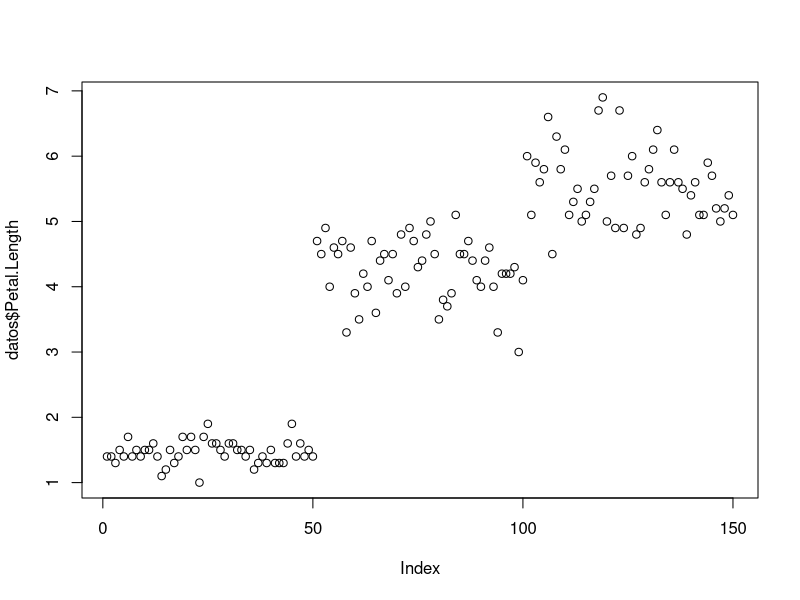
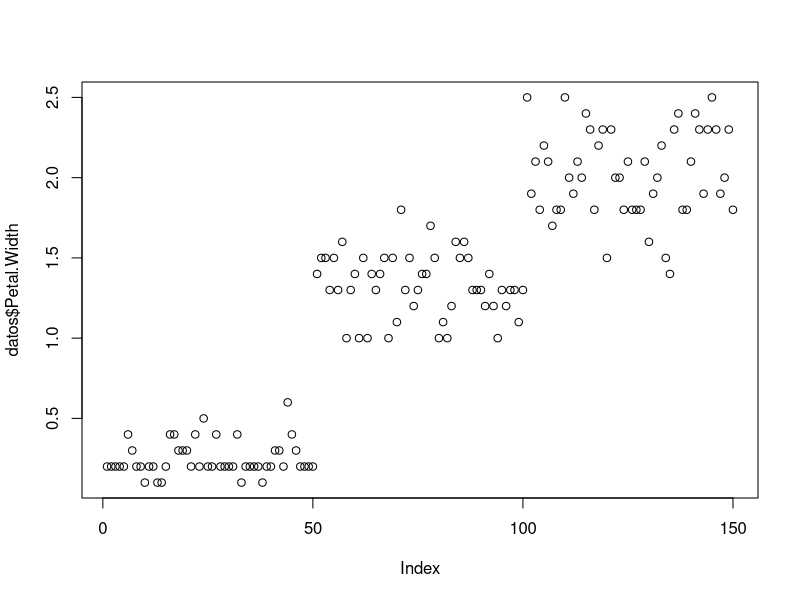
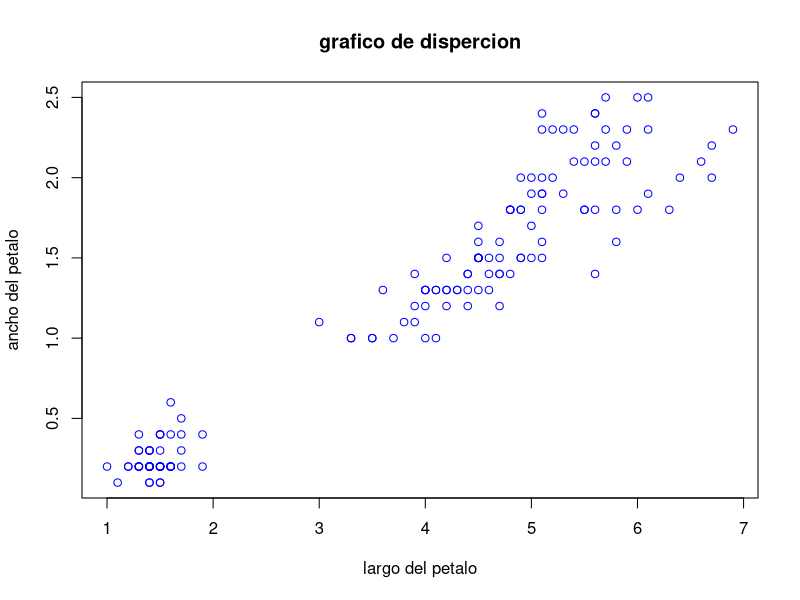
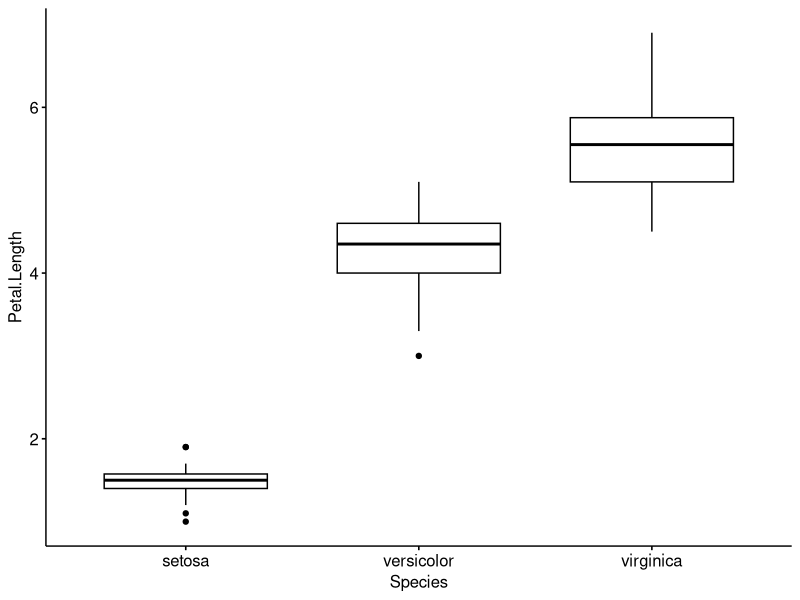
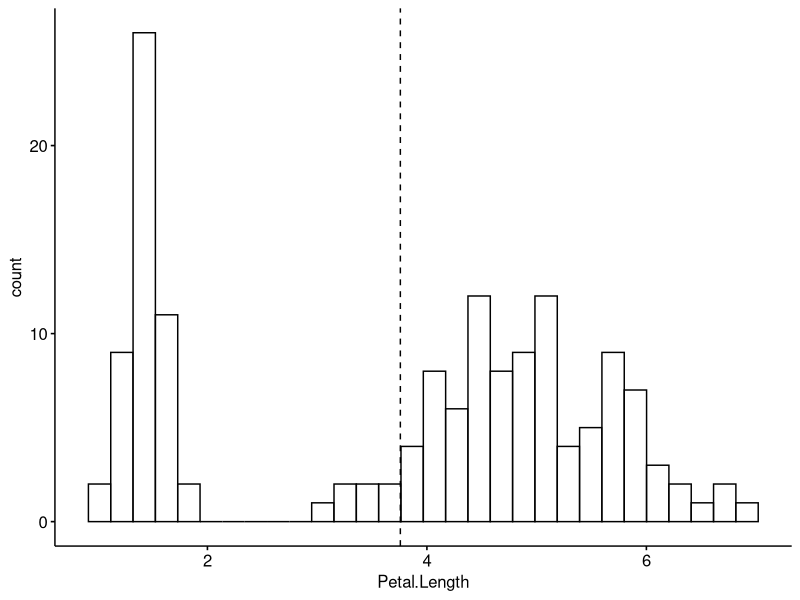
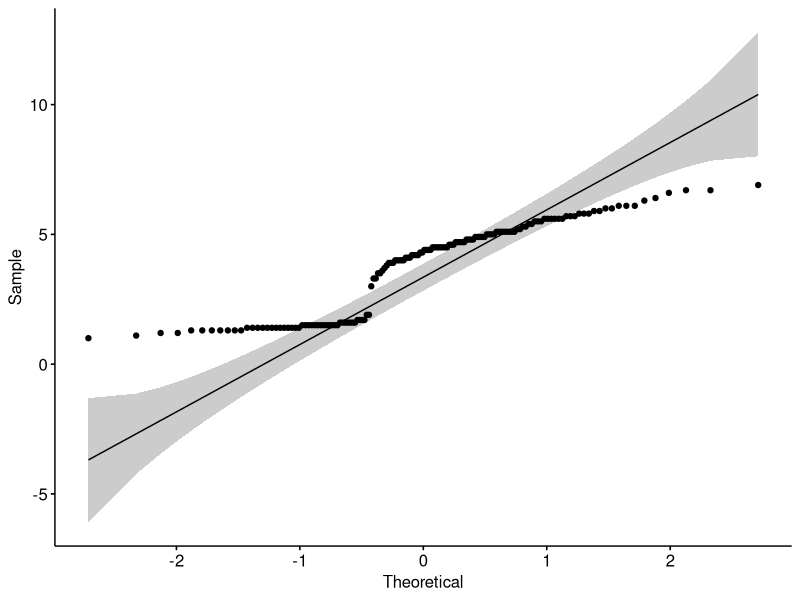

These figures' R source, in order:
library(ggpubr)

datos<-iris


#grafico de puntos
plot(datos$Petal.Length)

plot(datos$Petal.Width)

#grafico de dispercion
plot(datos$Petal.Length,datos$Petal.Width,main="grafico de dispercion",xlab="largo del petalo", ylab = "ancho del petalo",col="blue")


#diagrama de caja
ggboxplot(datos, x="Species", y="Petal.Length")
#https://statutorial534846024.wordpress.com/2018/11/24/cuartil-en-r/
cuartiles<-quantile(datos$Petal.Length)
IQR(datos$Petal.Length)



#cantidad de columnas -> bins=numero
gghistogram(datos,x="Petal.Length", add="mean")



#ver distribucion normal

ggqqplot(datos, x="Petal.Length")


#data por grupos

library(dplyr)
group_by(datos, Species) %>%
summarise(
  count=n(),
  mean=mean(Petal.Length,na.rm=TRUE),
  sd=sd(Petal.Length,na.rm=TRUE)
)

